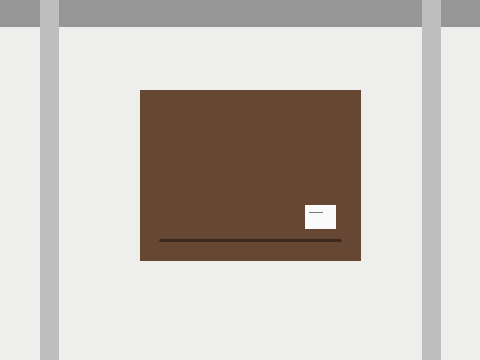
#> input picture files/lab5/sample_images/label_ok.png, 480 x 360 px, found by its file name
$ python kadai5.py
#> lines starting #> are read from the running program, lines starting #| are printed output that depends on the picture; after the words box and inside, x2 and y2 are one past the last pixel; in counts of white or black regions, pixels touching at a corner belong together
import cv2
import numpy as np


def find_box(img):
    hsv = cv2.cvtColor(img, cv2.COLOR_BGR2HSV)
    brown = cv2.inRange(hsv, np.array([5, 80, 50]), np.array([20, 255, 200]))
    contours, hierarchy = cv2.findContours(brown, cv2.RETR_EXTERNAL, cv2.CHAIN_APPROX_SIMPLE)
    box = contours[0]
    for c in contours:
        if cv2.contourArea(c) > cv2.contourArea(box):
            box = c
    return box


img = cv2.imread("label_ok.png")
#> img is the input picture: shape (360, 480, 3); mean B, G, R 186.7, 192.3, 198.9
box = find_box(img)
#> in find_box, `hsv = cv2.cvtColor(img, cv2.COLOR_BGR2HSV)`: hsv: shape (360, 480, 3); mean H, S, V 21.6, 28.7, 198.9
#> in find_box, `brown = cv2.inRange(hsv, np.array([5, 80, 50]), np.array([20, 255, 200..`:
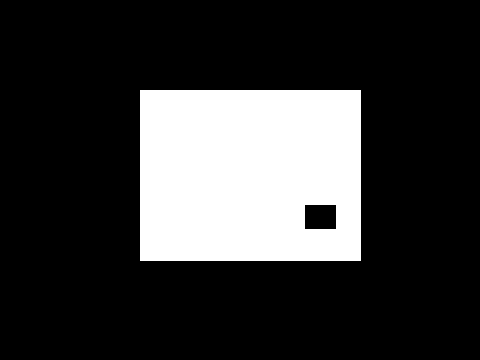
#> brown: shape (360, 480); 21.4% white; 1 white region, box (x1, y1, x2, y2) and area: (140, 90, 361, 261) 37047
#> in find_box, `contours, hierarchy = cv2.findContours(brown, cv2.RETR_EXTERNAL, cv2.C..`: contours = [[[140, 90], [140, 260], [360, 260], [360, 90]]]
#> in find_box, `box = contours[0]`: box = [[140, 90], [140, 260], [360, 260], [360, 90]]
#> the loop in find_box, `for c in contours:` made 1 pass
#> c on pass 1: [[140, 90], [140, 260], [360, 260], [360, 90]]
#> box = [[140, 90], [140, 260], [360, 260], [360, 90]]

center, size, angle = cv2.minAreaRect(box)
#> center = (250, 175); size = (170, 220); angle = -90
if angle > 45:
    angle = angle - 90
if angle < -45:
    angle = angle + 90
#> angle = 0
print("箱の傾き:", round(angle, 1), "度")
#| 箱の傾き: 0.0 度

height = img.shape[0]
#> height = 360
width = img.shape[1]
#> width = 480
M = cv2.getRotationMatrix2D(center, angle, 1.0)
#> M = [[1, 0, 0], [0, 1, 0]]
img = cv2.warpAffine(img, M, (width, height))

box = find_box(img)
#> the loop in find_box (call 2), `for c in contours:` made 1 pass
box_mask = np.zeros((height, width), np.uint8)
cv2.drawContours(box_mask, [box], -1, 255, -1)
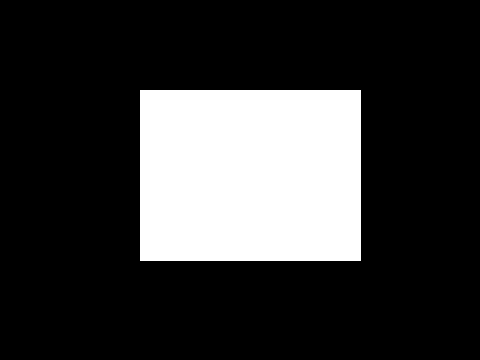
#> box_mask: shape (360, 480); 21.9% white; 1 white region, box (x1, y1, x2, y2) and area: (140, 90, 361, 261) 37791
masked = cv2.bitwise_and(img, img, mask=box_mask)
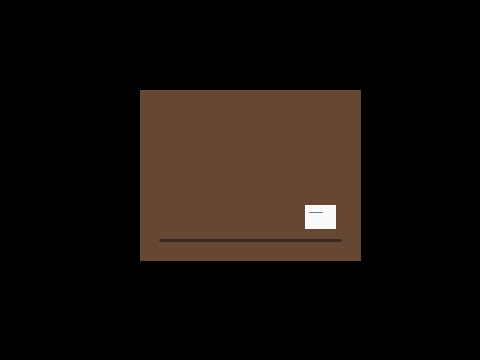
#> masked: shape (360, 480, 3); mean B, G, R 11.9, 16.2, 22.8

x, y, w, h = cv2.boundingRect(box)
#> x = 140; y = 90; w = 221; h = 171
area = masked[y + h // 2 : y + h, x + w // 2 : x + w]
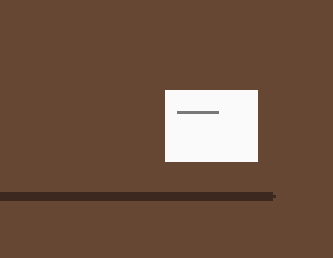
#> area: shape (86, 111, 3) (shown 3 times larger); mean B, G, R 65.7, 83.9, 112.1

area_hsv = cv2.cvtColor(area, cv2.COLOR_BGR2HSV)
#> area_hsv: shape (86, 111, 3); mean H, S, V 11, 118, 112.1
label = cv2.inRange(area_hsv, np.array([0, 0, 150]), np.array([179, 50, 255]))
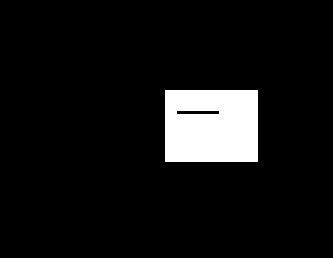
#> label: shape (86, 111) (shown 3 times larger); 7.6% white; 1 white region, box (x1, y1, x2, y2) and area: (55, 30, 86, 54) 730
white_pixels = cv2.countNonZero(label)
#> white_pixels = 730
print("白い画素の数:", white_pixels)
#| 白い画素の数: 730

if white_pixels > 100:
    print("判定: OK（ラベルあり）")
else:
    print("判定: NG（ラベルなし）")

cv2.imwrite("kadai5_masked.png", masked)
cv2.imwrite("kadai5_area.png", area)
